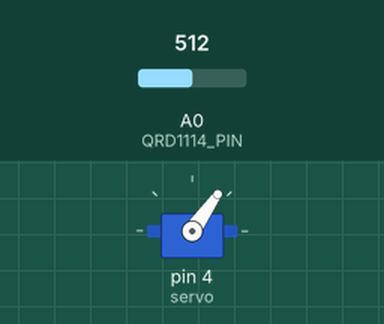
A sketch run on a simulated Arduino Uno, built with avr-gcc and run on an emulated ATmega328P. Shown: servo. Inputs (shaded band) come from the test bench; at power-on: A0 (QRD1114_PIN) = 512. What the sketch prints to the serial monitor is not drawn.

Above: at 0.15 s.
Timing chart, 0 to 1.8 s (numbered marks = the images above):
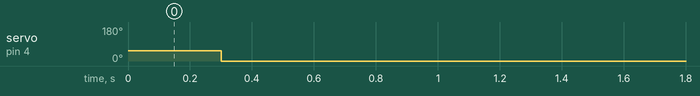

Measured:
- by itself, servo on pin 4 (servo): 55° → 0° at 0.30 s

The sketch:

lightning_dodge.ino
```cpp
#include <Servo.h>

// Constants
const int QRD1114_PIN = A0;
const int msToWait = 25;
const int servoRestTime = 300;
const float threshold = 0.03;
const int bufSize = 10;

// Globals
float circBuf[bufSize];
int currIndex;
int dodgeCounter;
Servo servo;

void setup() {
  Serial.begin(9600);
  pinMode(QRD1114_PIN, INPUT);
  servo.attach(4);
  for (int i=0; i < bufSize; i++) {
    circBuf[i] = 10.0;
  }
  currIndex = 0;
  dodgeCounter = 0;
}

void loop() {
  // Read in the ADC and convert it to a voltage:
  int proximityADC = analogRead(QRD1114_PIN);
  float observedVoltage = (float)proximityADC * 5.0 / 1023.0;

  // Only trigger a servo movement if the
  // observed voltage is more than threshold
  // less than the minimum recent voltage
  float minVoltage = bufMin();
  if (minVoltage - observedVoltage > threshold) {
    servo.write(55);
    Serial.print("\rDodged ");
    Serial.print(dodgeCounter);
    Serial.print(" bolts");
    delay(servoRestTime);
    servo.write(0);
  }
  // Write value into the circular buffer
  bufWrite(observedVoltage);
  delay(msToWait);
}

/**
*  Finds the min value in the circular buff
*/
float bufMin() {
  float res = 10.0;
  for (int i=0; i < bufSize; i++) {
    if (circBuf[i] < res) {
      res = circBuf[i];
    }
  }
  return res;
}

/**
*  Writes a value into the current position
*  and increments to the next index
*/
void bufWrite(float val) {
  circBuf[currIndex] = val;
  currIndex = (currIndex + 1) % bufSize;
}
```
